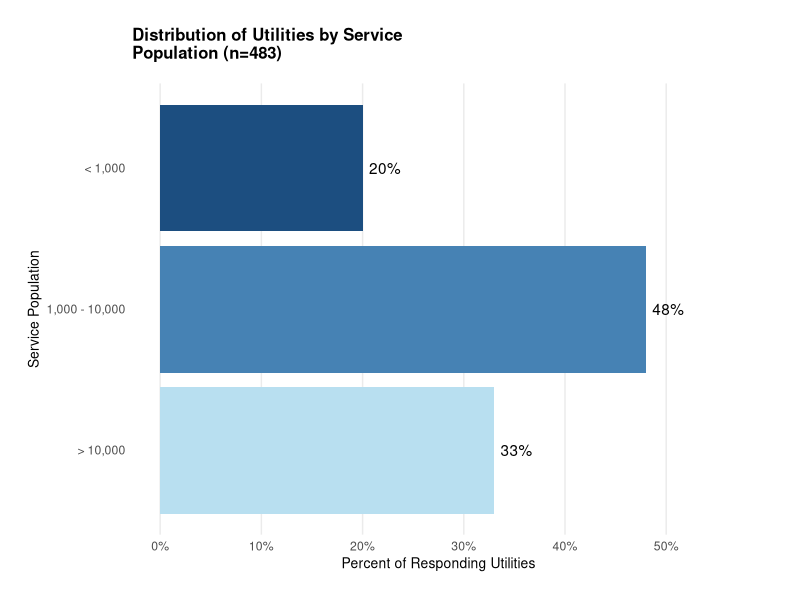
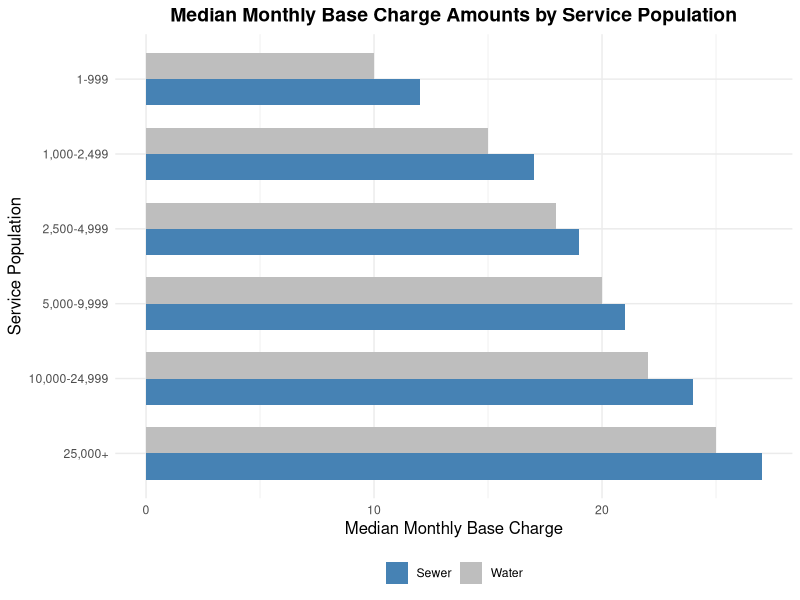
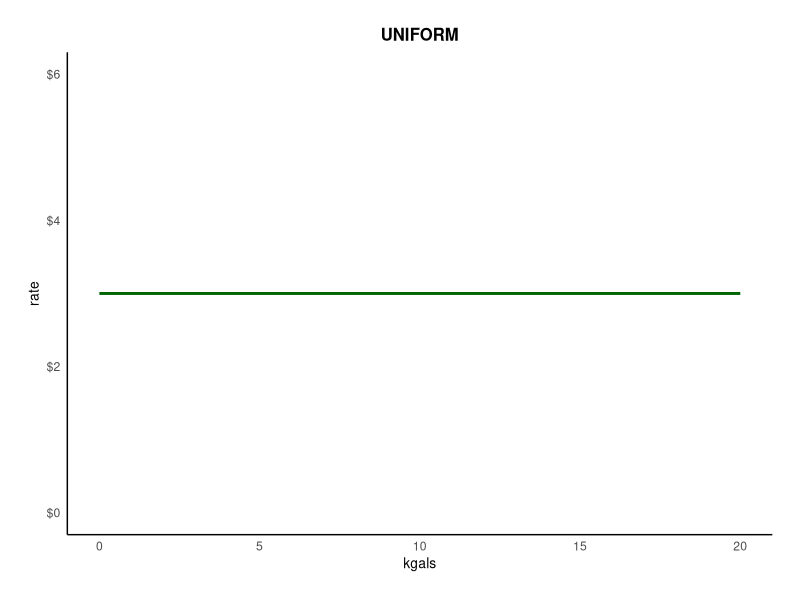
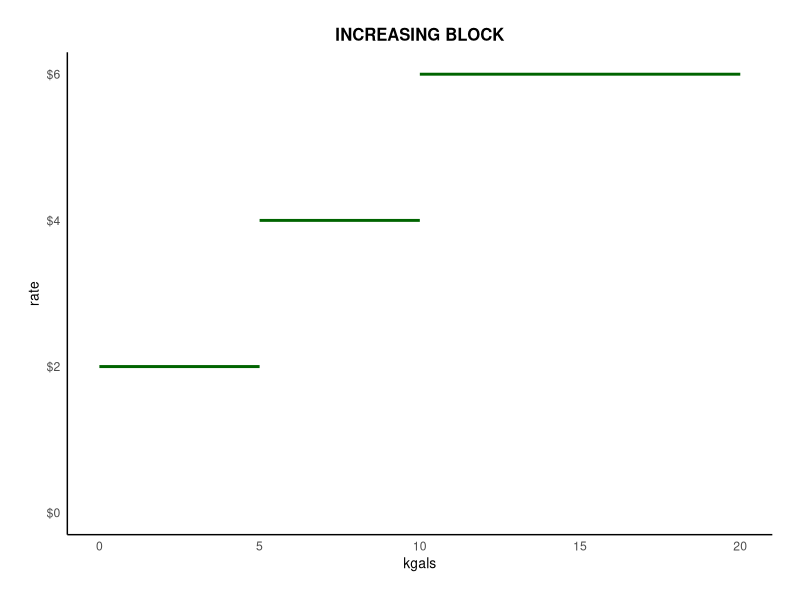
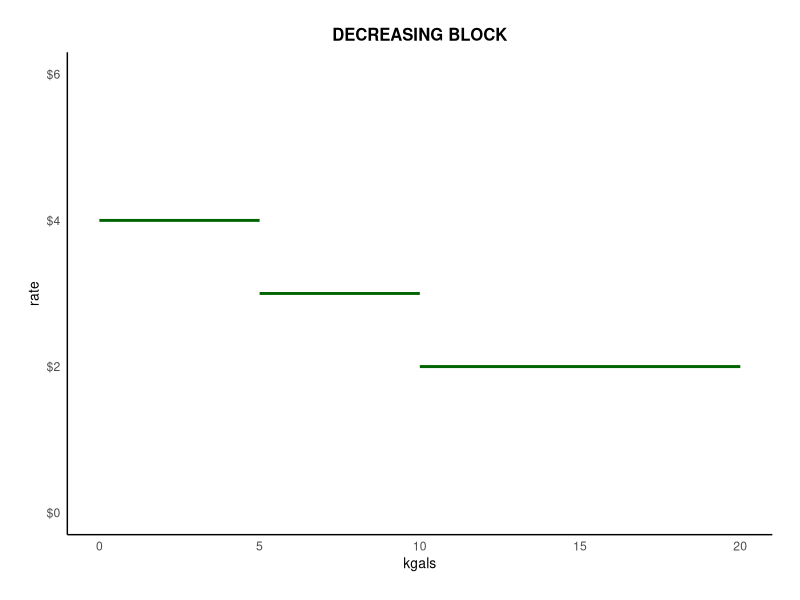
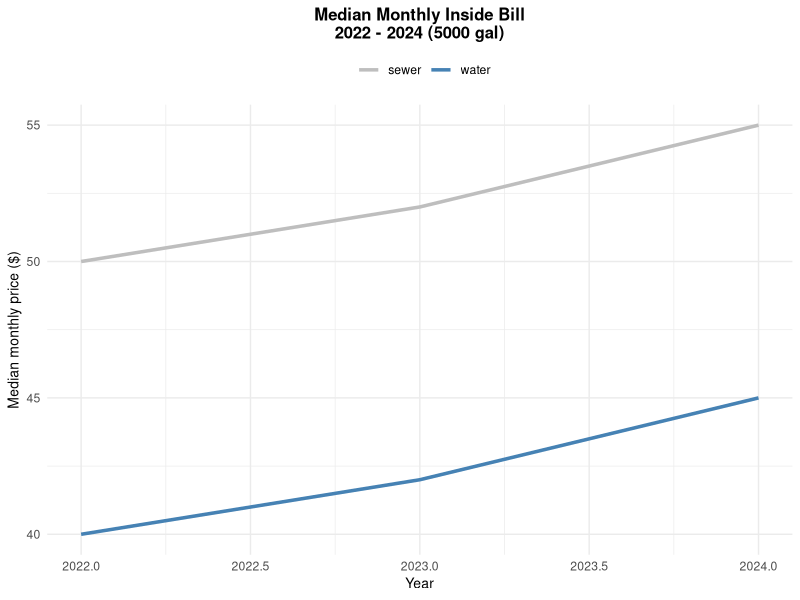
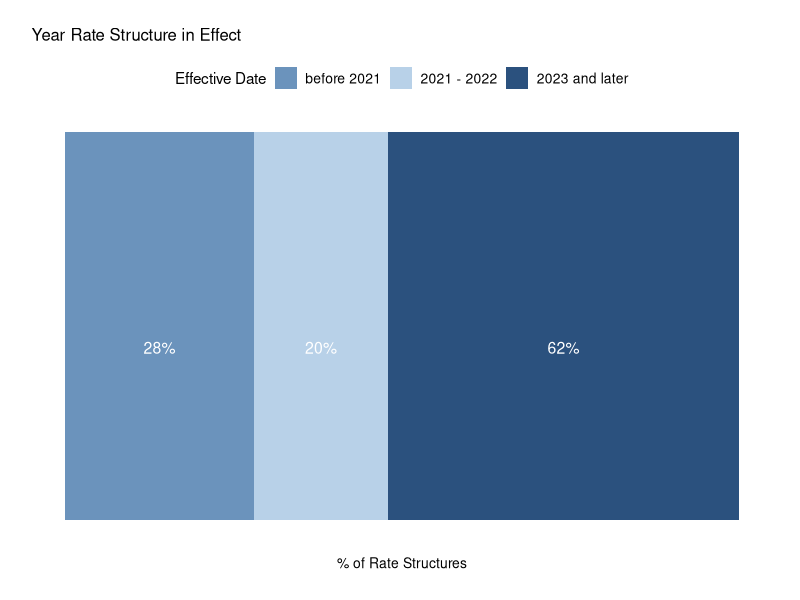

These charts were generated, in order, by the following R code:
## ---- chunk 1
library(ggplot2)
# Data
service_pop <- data.frame(
  Population = factor(c("> 10,000", "1,000 - 10,000", "< 1,000"),
                     levels = c("> 10,000", "1,000 - 10,000", "< 1,000")),
  Percentage = c(33, 48, 20)
)

# Bar chart
bar_chart <- ggplot(service_pop, aes(x = Population, y = Percentage)) +
  geom_bar(stat = "identity", 
          fill = c("#B8DFF0", "#4682B4", "#1C4E80")) +
  geom_text(aes(label = paste0(Percentage, "%")), 
            hjust = -0.2) +
  coord_flip() +
  scale_y_continuous(limits = c(0, 55), 
                    breaks = seq(0, 50, by = 10),
                    labels = paste0(seq(0, 50, by = 10), "%")) +
  labs(title = "Distribution of Utilities by Service\nPopulation (n=483)",
       x = "Service Population",
       y = "Percent of Responding Utilities") +
  theme_minimal() +
  theme(
    plot.title = element_text(size = 12, face = "bold", margin = margin(b = 15)),
    axis.title.x = element_text(size = 10),
    axis.title.y = element_text(size = 10),
    panel.grid.major.y = element_blank(),
    panel.grid.minor = element_blank(),
    plot.margin = margin(20, 40, 20, 20)
  )

# Save as pdf
ggsave("bar_chart.pdf", bar_chart, width = 6, height = 3.5)
## ---- chunk 2

# Data
base_charge <- data.frame(
  ServicePopulation = factor(c("25,000+", "10,000-24,999", "5,000-9,999", "2,500-4,999", "1,000-2,499", "1-999"),
                             levels = c("25,000+", "10,000-24,999", "5,000-9,999", "2,500-4,999", "1,000-2,499", "1-999")),
  Water = c(25, 22, 20, 18, 15, 10),
  Sewer = c(27, 24, 21, 19, 17, 12)
)

# Convert to Long Format
library(tidyr)
base_charge_long <- pivot_longer(base_charge, cols = c(Water, Sewer), names_to = "ServiceType", values_to = "Charge")

# Plot
chart <- ggplot(base_charge_long, aes(x = ServicePopulation, y = Charge, fill = ServiceType)) +
  geom_bar(stat = "identity", position = "dodge", width = 0.7) +
  scale_fill_manual(values = c("#4682B4", "gray")) +
  coord_flip() +
  labs(title = "Median Monthly Base Charge Amounts by Service Population",
       x = "Service Population", y = "Median Monthly Base Charge") +
  theme_minimal() +
  theme(
    plot.title = element_text(size = 14, face = "bold", hjust = 0.5),
    axis.title = element_text(size = 12),
    legend.position = "bottom",
    legend.title = element_blank()
  )

# Save as pdf
ggsave("base_charge_chart.pdf", plot = chart, width = 4.8, height = 7)

## ---- chunk 3

# Data
uniform_data <- data.frame(
  x = c(0, 20),
  y = c(3, 3)
)

# Data for segments
increasing_segments <- data.frame(
  x = c(0, 5, 10),         # start x
  xend = c(5, 10, 20),     # end x
  y = c(2, 4, 6),          # y values
  yend = c(2, 4, 6)        # same y values for horizontal lines
)

decreasing_segments <- data.frame(
  x = c(0, 5, 10),         # start x
  xend = c(5, 10, 20),     # end x
  y = c(4, 3, 2),          # y values
  yend = c(4, 3, 2)        # same y values for horizontal lines
)

# Common theme settings
common_theme <- theme_minimal() +
  theme(
    plot.title = element_text(size = 12, face = "bold", hjust = 0.5),
    axis.title = element_text(size = 10),
    panel.grid.major = element_blank(),
    panel.grid.minor = element_blank(),
    axis.line = element_line(color = "black"),
    plot.margin = margin(t = 20, r = 20, b = 20, l = 20)
  )

# Uniform Rate Plot
uniform_plot <- ggplot(uniform_data, aes(x, y)) +
  geom_line(color = "darkgreen", size = 1) +
  scale_y_continuous(breaks = seq(0, 6, 2), limits = c(0, 6), 
                    labels = scales::dollar) +
  scale_x_continuous(breaks = seq(0, 20, 5), limits = c(0, 20)) +
  labs(title = "UNIFORM", x = "kgals", y = "rate") +
  common_theme

# Increasing Block Rate Plot
increasing_plot <- ggplot() +
  geom_segment(data = increasing_segments,
              aes(x = x, xend = xend, y = y, yend = yend),
              color = "darkgreen", size = 1) +
  scale_y_continuous(breaks = seq(0, 6, 2), limits = c(0, 6),
                    labels = scales::dollar) +
  scale_x_continuous(breaks = seq(0, 20, 5), limits = c(0, 20)) +
  labs(title = "INCREASING BLOCK", x = "kgals", y = "rate") +
  common_theme

# Decreasing Block Rate Plot
decreasing_plot <- ggplot() +
  geom_segment(data = decreasing_segments,
              aes(x = x, xend = xend, y = y, yend = yend),
              color = "darkgreen", size = 1) +
  scale_y_continuous(breaks = seq(0, 6, 2), limits = c(0, 6),
                    labels = scales::dollar) +
  scale_x_continuous(breaks = seq(0, 20, 5), limits = c(0, 20)) +
  labs(title = "DECREASING BLOCK", x = "kgals", y = "rate") +
  common_theme

# Save plots
ggsave("uniform_rate.pdf", plot = uniform_plot, width = 2.6, height = 2.6)
ggsave("increasing_block.pdf", plot = increasing_plot, width = 2.6, height = 2.6)
ggsave("decreasing_block.pdf", plot = decreasing_plot, width = 2.6, height = 2.6)
## ---- chunk 4
# Data
year <- c(2022, 2023, 2024)
water <- c(40, 42, 45)
sewer <- c(50, 52, 55)
data <- data.frame(year, water, sewer)

# Convert to long format
library(tidyr)
data_long <- pivot_longer(data, cols = c(water, sewer), names_to = "type", values_to = "price")

# Plot
chart <- ggplot(data_long, aes(x = year, y = price, color = type)) +
  geom_line(size = 1.2) +
  scale_color_manual(values = c("water" = "#4682B4", "sewer" = "gray")) +
  labs(title = "Median Monthly Inside Bill\n2022 - 2024 (5000 gal)", 
       x = "Year", y = "Median monthly price ($)", color = "") +
  theme_minimal() +
  theme(plot.title = element_text(size = 12, face = "bold", hjust = 0.5),
        axis.title = element_text(size = 10),
        legend.position = "top")

# Save as pdf
ggsave("median_monthly_bill.pdf", chart, width = 3, height = 4)

## ---- chunk 5
# Data
water_data <- data.frame(
 fiscal_year = as.factor(rep(2022:2024, each = 2)),
 category = factor(rep(c("outside", "inside"), 3), 
                  levels = c("inside", "outside")),
 price = c(60, 40, 62, 42, 63, 43)
)

wastewater_data <- data.frame(
 fiscal_year = as.factor(rep(2022:2024, each = 2)),
 category = factor(rep(c("outside", "inside"), 3), 
                  levels = c("inside", "outside")),
 price = c(75, 45, 80, 48, 85, 50)
)

library(gridExtra)
library(ggtext)

# Setting up common theme
my_theme <- theme_minimal() +
 theme(
   panel.grid.minor = element_blank(),
   axis.title.x = element_blank(),
   legend.position = "right",
   plot.title = element_markdown(size = 11),
   legend.title = element_text(size = 10),
   legend.text = element_text(size = 9)
 )

# water bill plot
p1 <- ggplot(water_data, aes(x = fiscal_year, y = price, group = category, color = category)) +
 geom_line(size = 1.5) +
 scale_color_manual(values = c("inside" = "#B7D9F2", "outside" = "#1F4E78")) +
 labs(title = "Median Monthly <b>Water</b> Bill<br>Inside vs. Outside 2022-2024",
      y = "Median monthly price $") +
 scale_y_continuous(limits = c(0, 100), breaks = seq(0, 100, 25)) +
 my_theme

# wastewater bill plot
p2 <- ggplot(wastewater_data, aes(x = fiscal_year, y = price, group = category, color = category)) +
 geom_line(size = 1.5) +
 scale_color_manual(values = c("inside" = "#B7D9F2", "outside" = "#1F4E78")) +
 labs(title = "Median Monthly <b>Wastewater</b> Bill<br>Inside vs. Outside 2022-2024",
      y = "Median monthly price $") +
 scale_y_continuous(limits = c(0, 100), breaks = seq(0, 100, 25)) +
 my_theme

# save as pdf
combined_plot <- arrangeGrob(p1, p2, ncol = 1, heights = c(1, 1))
ggsave("base_charge_chart.pdf", plot = combined_plot, width = 4, height = 6)
invisible()
## ---- chunk 6

# Data
data <- data.frame(
  Period = factor(c("before 2021", "2021 - 2022", "2023 and later"),
                 levels = c("before 2021", "2021 - 2022", "2023 and later")),
  Start = c(0, 28, 48),
  End = c(28, 48, 100),
  Percentage = c(28, 20, 62)
)

# Plot
p <- ggplot(data) +
  geom_rect(aes(xmin = Start, xmax = End, ymin = 0.1, ymax = 1, fill = Period)) +
  scale_fill_manual(
    values = c("#6B93BC", "#B8D1E8", "#2B517E"),
    name = "Effective Date"
  ) +
  theme_minimal() +
  theme(
    axis.title.y = element_blank(),
    axis.text.y = element_blank(),
    axis.text.x = element_blank(),
    axis.ticks = element_blank(),
    panel.grid = element_blank(),
    legend.position = "top",
    legend.box = "horizontal",
    legend.title = element_text(size = 11),
    legend.text = element_text(size = 10),
    legend.spacing.x = unit(1, "cm"),
    plot.title = element_text(size = 12, hjust = 0, margin = margin(b = 10)),
    plot.margin = margin(t = 20, r = 20, b = 20, l = 20),
    axis.title.x = element_text(size = 10, margin = margin(t = 10))
  ) +
  labs(
    title = "Year Rate Structure in Effect",
    x = "% of Rate Structures"
  ) +
  geom_text(aes(x = (Start + End)/2, y = 0.5, 
                label = sprintf("%.0f%%", Percentage)),
            color = "white",
            size = 4)

# save as pdf
ggsave("rate_chart.pdf", p, width =8, height = 2.8, units = "in", dpi = 300)
